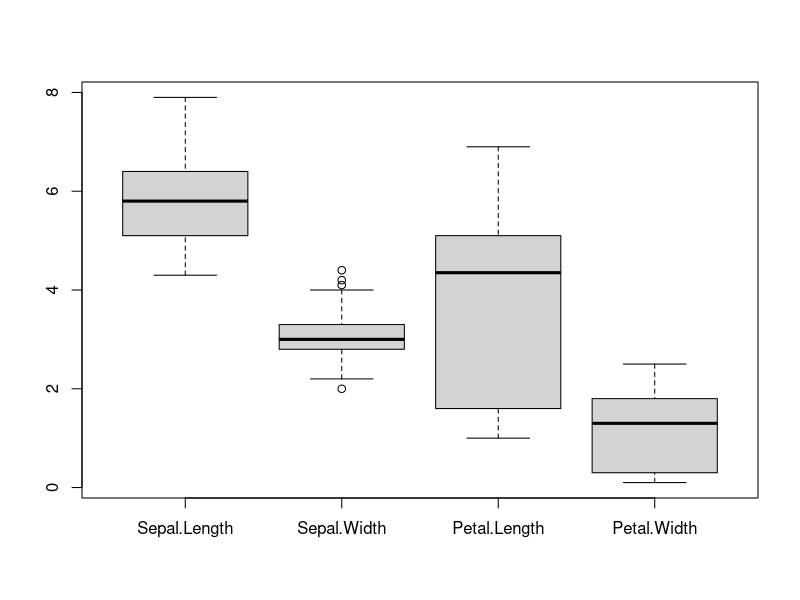
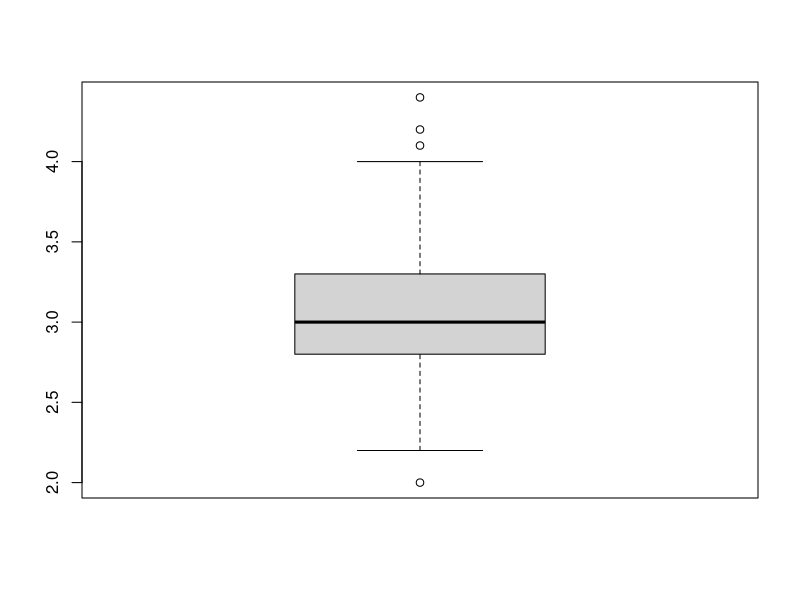

Write R code to recreate these figures, in order. (Note: this script raises an error after producing the figures.)
#####         DEALING WITH THE OUTLIERS  ########
# any value or obs which is far away from the other observations is outliers
# There is diff between error and oulier:
# Why 275 in age(person in years) column is error?
# -> Because we know that no one has lived till 275 (value not valid for the range)

# How do we find an outlier in R
# WE find it using
# 1. Boxplot method. (most common)
#2.

boxplot(iris[1:4])

summary(iris$Sepal.Width)

q1 = summary(iris$Sepal.Width)["1st Qu."]
q3 = summary(iris$Sepal.Width)["3rd Qu."]
q3


iqr = IQR(iris$Sepal.Width) # IQR = Q3 - Q1 where q3 and q1 are median of values above & below median resp.
iqr

lw = 2.800 - (1.5*iqr) # q1  - (1.5 *iqr)
lw
uw = 3.300 + (1.5 * iqr) # q1  - (1.5 *iqr)
print(uw)


subset(iris, iris$Sepal.Width < lw)
subset(iris, iris$Sepal.Width > uw)

# from the above 2 statements we get the outlier in the data

# 2 strategies top deal with outlier values
# ignore / Delete the oulier data rows and do the analysis

# Dont remove the outliers, create one more column and mention which are the record which are the outlier values
# name the column isOutlier and put values and yes and no in that column

# The choice of removeing outliers depends on ceircumstances:
# GEt OUTLIER VALUES

outliers = boxplot(iris$Sepal.Width)$out
ouliers

# Find out record numbers where the records with outliers exist
outliers_index  = which(iris$Sepal.Width %in% outliers) # which Index are the iris$Sepal WIdth which have outlier values.

# Create new iris data set with no outlier values
new_iris =  iris[-outliers_index,]
boxplot(new_iris)


##################################
set.seed(3147) # used to generate same random numbers again and again.
sample(3:10,5)  # Genearte a random aara from 3 to 10 , and size = 5 (5 items )

rnorm(100) # Random numbers from standard normal distribution
hist(rnorm(100))

rnorm(10,75,5)
#Generate 10 random numbers in normal dist, whose mean is 75 and sd is 5

set.seed(3147)
x = rnorm(100)
y = rnorm(100)

data_frame = data.frame(x,y)
data_frame
dim(data_frame)

# check if ouliers in x and y
boxplot(data_frame)
# we see outier in x (1 bubble)
# we see oulier in y (3 bubbles, 2 above uw and 1 below lw)
# Find out records with outliers in x
outliers_x = boxplot(data_frame$x)$out
outliers_y = boxplot(data_frame$y)$out
outliers_x
outliers_y

x_index = which(data_frame$x %in% outliers_x)
y_index = which(data_frame$y %in% outliers_y)
x_index
y_index

all_out = union(x_index,y_index) # Get all the ouliers (i,e oulioers in all the columns)
new_df = data_frame[-all_out,]
boxplot(new_df) # ther is an outlier, but now we dont remove it.
# TO check if really there is outlier in the new_data frame, make a scatter plot.
plot(new_df$x, new_df$y)

#Identify oulier values in data frame original random wala
points(data_frame[all_out,], col = "red", pch="+",cex= 2)
data_frame

